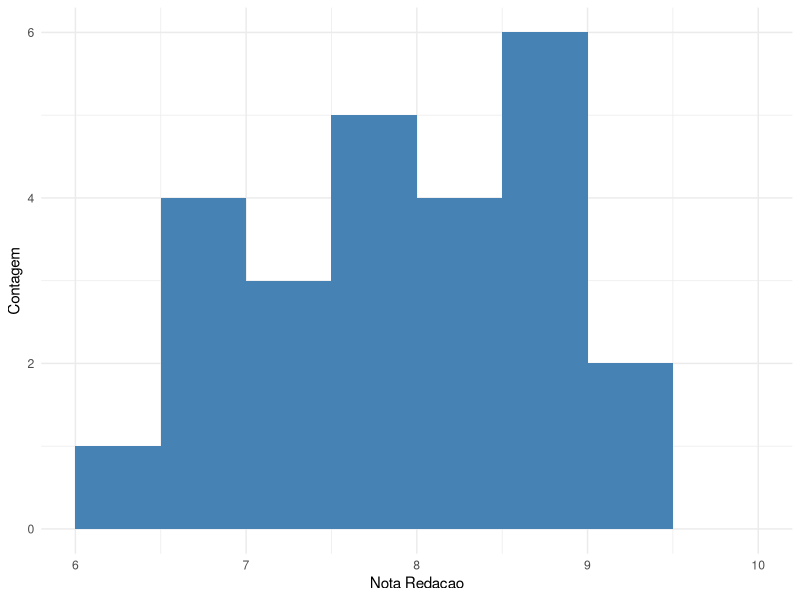
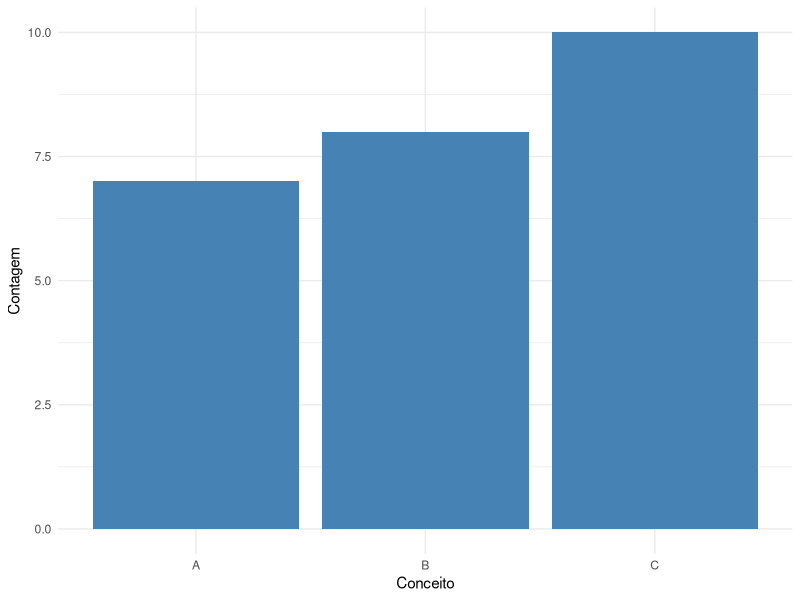
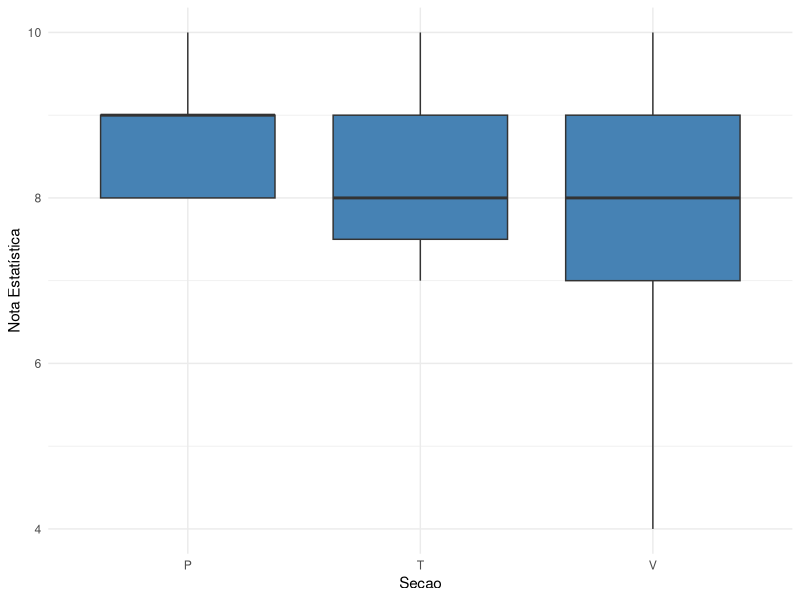
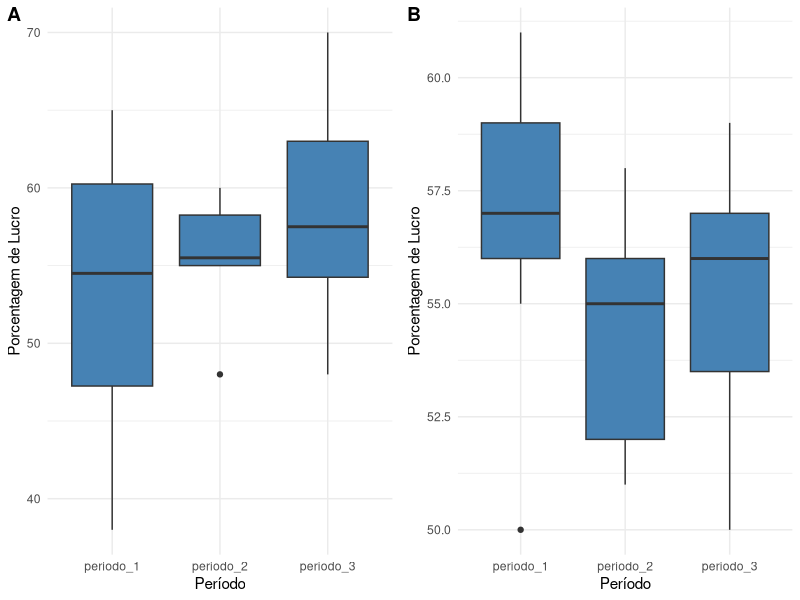
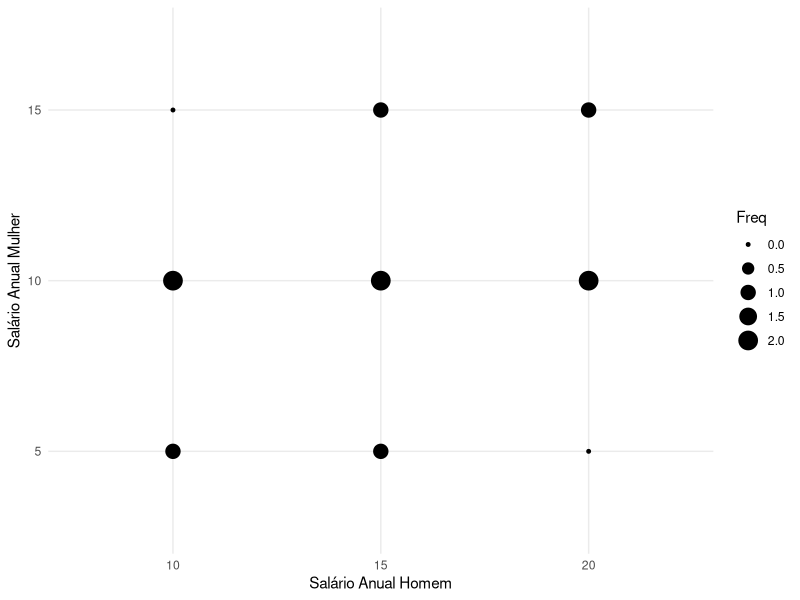
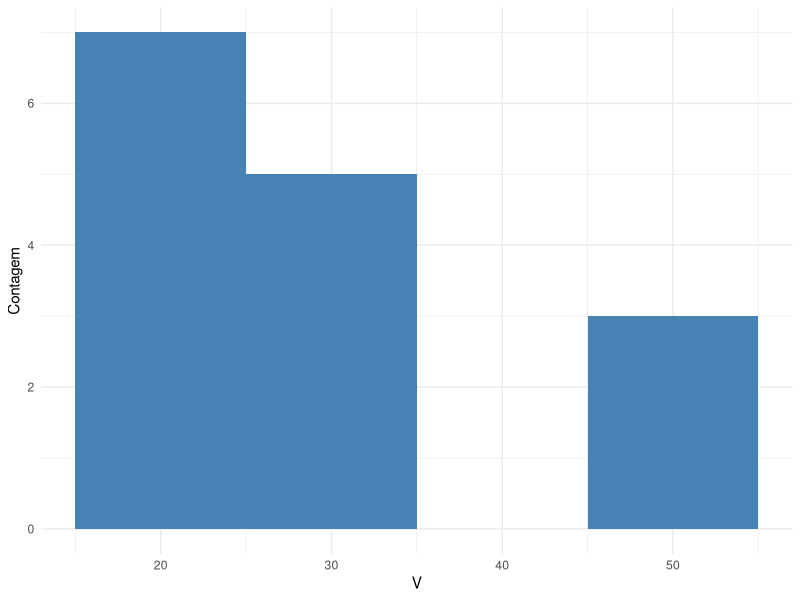
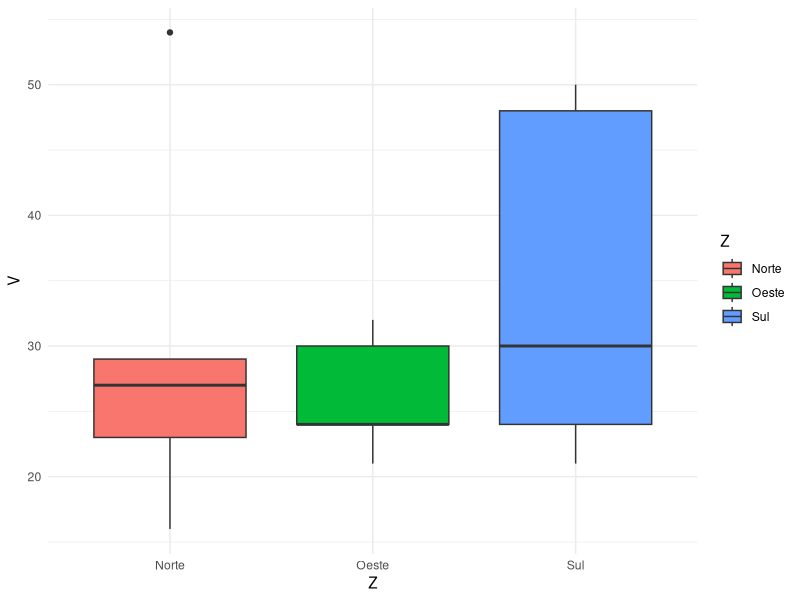

Write the R code that produced these figures, in order.
## ---- chunk 1
knitr::opts_chunk$set(echo = TRUE)
library("ggplot2")
library("reshape")
library("ggpubr")
## ---- chunk 2
matrizDeDados <- t(matrix(c(1,"P" ,8.0, 9.0, 8.6, 9.0, "B" ,"A" ,9.0 ,8.5,
2, "P", 8.0, 9.0 ,7.0 ,9.0 ,"B" ,"C" ,6.5 ,8.0,
3, "P", 8.0 ,9.0 ,8.0 ,8.0 ,"D" ,"B" ,9.0 ,8.5,
4, "P", 6.0 ,9.0 ,8.6 ,8.0 ,"D" ,"C" ,6.0 ,8.5,
5, "P", 8.0 ,9.0 ,8.0 ,9.0 ,"A" ,"A" ,6.5 ,9.0,
6, "P", 8.0 ,9.0 ,8.5 ,10.0 ,"B" ,"A" ,6.5 ,9.5,
7, "P", 8.0 ,9.0 ,8.2 ,8.0 ,"D" ,"C" ,9.0 ,7.0,
8, "T", 10.0 ,9.0 ,7.5 ,8.0 ,"B" ,"C" ,6.0 ,8.5,
9, "T", 8.0 ,9.0 ,9.4 ,9.0 ,"B" ,"B" ,10.0 ,8.0,
10, "T", 10.0 ,9.0 ,7.9 ,8.0 ,"B" ,"C" ,9.0 ,7.5,
11, "T", 8.0 ,9.0 ,8.6 ,10.0 ,"C" ,"B" ,10.0 ,8.5,
12, "T", 8.0 ,9.0 ,8.3 ,7.0 ,"D" ,"B" ,6.5 ,8.0,
13, "T", 6.0 ,9.0 ,7.0 ,7.0 ,"B" ,"C" ,6.0 ,8.5,
14, "T", 10.0 ,9.0 ,8.6 ,9.0 ,"A" ,"B" ,10.0 ,7.5,
15, "V", 8.0 ,9.0 ,8.6 ,9.0 ,"C" ,"B" ,10.0 ,7.0,
16, "V", 8.0 ,9.0 ,9.5 ,7.0 ,"A" ,"A" ,9.0 ,7.5,
17, "V", 8.0 ,9.0 ,6.3 ,8.0 ,"D" ,"C" ,10.0 ,7.5,
18, "V", 6.0 ,9.0 ,7.6 ,9.0 ,"C" ,"C" ,6.0 ,8.5,
19, "V", 6.0 ,9.0 ,6.8 ,4.0 ,"D" ,"C" ,6.0 ,9.5,
20, "V", 6.0 ,9.0 ,7.5 ,7.0 ,"C" ,"B" ,6.0 ,8.5,
21, "V", 8.0 ,9.0 ,7.7 ,7.0 ,"D" ,"B" ,6.5 ,8.0,
22, "V", 6.0 ,9.0 ,8.7 ,8.0 ,"C" ,"A" ,6.0 ,9.0,
23, "V", 8.0 ,9.0 ,7.3 ,10.0 ,"C" ,"C" ,9.0 ,7.0,
24, "V", 8.0 ,9.0 ,8.5 ,9.0 ,"A" ,"A" ,6.5 ,9.0,
25, "V", 8.0 ,9.0 ,7.0 ,9.0 ,"B" ,"A" ,9.0 ,8.5),nrow=10,ncol=25))
colnames(matrizDeDados) <- c("Func","Secao","Administr","Direito","Redacao","Estatist","Ingles","Metodologia","Politica","Economia")
data.ex9 <- data.frame(matrizDeDados)
data.ex9
## ---- chunk 3
data.ex9$Redacao <- as.numeric(paste(data.ex9$Redacao))
ggplot(data.ex9,aes(x=Redacao)) + geom_histogram(identity=TRUE,fill="steelblue",breaks=seq(6,10,0.5)) + theme_minimal() + xlab("Nota Redacao") + ylab("Contagem")
## ---- chunk 4
data.ex9d <- table(paste(data.ex9$Metodologia))
data.ex9d
## ---- chunk 5
ggplot(data.frame(data.ex9d), aes(x=Var1,y=Freq)) + geom_bar(stat='identity',fill="steelblue") + theme_minimal() + xlab("Conceito") + ylab("Contagem")
## ---- chunk 6
library(ggplot2)
newData.ex9 <- data.ex9
newData.ex9$Estatist <- as.numeric(paste(newData.ex9$Estatist))
ggplot(newData.ex9,aes(x=Secao,y=Estatist)) + geom_boxplot(fill="steelblue") + ylab("Nota Estatística") + theme_minimal()
## ---- chunk 7

corretora.A <- data.frame(periodo_1 = c(45, 62, 38, 55, 54, 65), periodo_2 = c(60, 55, 48, 56, 59, 55), periodo_3 = c(54, 70, 64, 55, 48, 60))
quant <- c(0.25,0.5,0.75)

corretora.A

## ---- chunk 8

corretora.B <- data.frame(periodo_1 = c(57, 50, 59, 61, 57, 55, 59), periodo_2 = c(55, 52, 55, 52, 57, 58, 51), periodo_3 = c(58, 59, 56, 53, 50, 54, 56))

corretora.B

## ---- chunk 9

quant.A <- data.frame(periodo_1.A = quantile(corretora.A$periodo_1, probs = quant), periodo_2.A = quantile(corretora.A$periodo_2, probs = quant), periodo_3.A = quantile(corretora.A$periodo_3, probs = quant))

quant.B <- data.frame(periodo_1.B = quantile(corretora.B$periodo_1, probs = quant), periodo_2.B = quantile(corretora.B$periodo_2, probs = quant), periodo_3.B = quantile(corretora.B$periodo_3, probs = quant))

quants = cbind(quant.A,quant.B)
quants
## ---- chunk 10
data.A <- c(corretora.A$periodo_1,corretora.A$periodo_2,corretora.A$periodo_3)
varX.A <- var(data.A)*(length(data.A)-1)/length(data.A)

data.B <- c(corretora.B$periodo_1,corretora.B$periodo_2,corretora.B$periodo_3)
varX.B <- var(data.B)*(length(data.B)-1)/length(data.B)

Fvalue <- varX.A/varX.B
Fvalue
## ---- chunk 11
#ggplot(dados37,aes(x=regiao,y=total)) + geom_boxplot() + scale_y_continuous(labels = scales::comma)
newCorretora.A <- data.frame(melt(corretora.A))
grafico.A <- ggplot(newCorretora.A,aes(x=variable,y=value)) + geom_boxplot(fill="steelblue") + xlab("Período") + ylab("Porcentagem de Lucro") + theme_minimal()
newCorretora.B <- data.frame(melt(corretora.B))
grafico.B <- ggplot(newCorretora.B,aes(x=variable,y=value)) + geom_boxplot(fill="steelblue") + xlab("Período") + ylab("Porcentagem de Lucro") + theme_minimal()
graficoEx30 <- ggarrange(grafico.A, grafico.B, labels = c("A", "B", "C"), ncol = 2, nrow = 1)
graficoEx30
## ---- chunk 12
n.A <- length(data.A)
n.B <- length(data.B)
x.A <- mean(data.A)
x.B <- mean(data.B)
S2 <- ((n.A-1)*varX.A+(n.B-1)*varX.B)/(n.A+n.B-2)
t <- (x.A-x.B)/(S2*(1/n.A+1/n.B)^(1/2))
t
## ---- chunk 13
invest <- data.frame(cidade = c("A","B","C","D","E","F","G","H","I","J"), investimento = c(20,16,14,8,19,15,14,16,19,18))
invest
## ---- chunk 14
medIni <- mean(invest$investimento)
desvPad <- sum((invest$investimento-medIni)^2/(length(invest$investimento)))^(1/2)
newInvest <- invest[(invest$investimento>medIni-2*desvPad),]
newInvest <- newInvest[(newInvest$investimento<medIni+2*desvPad),]
medFin <- mean(newInvest$investimento)
medFin
## ---- chunk 15
data.ex9$Estatist <- as.numeric(paste(data.ex9$Estatist))
media.ex38b <- mean(data.ex9$Estatist)
desvpad.ex38b <- (((length(data.ex9$Estatist)-1)/length(data.ex9$Estatist))*var(data.ex9$Estatist))^(1/2)
z.ex38 <- (data.ex9$Estatist-media.ex38b)/desvpad.ex38b
z.ex38
## ---- chunk 16
media.ex38c <- mean(z.ex38)
desvpad.ex38c <- (((length(z.ex38)-1)/length(z.ex38))*var(z.ex38))^(1/2)
data.ex38c <- c(media.ex38c,desvpad.ex38c)
names(data.ex38c) <- c("Média","Desvio Padrão")
data.ex38c
## ---- chunk 17
data.outlier38 <- c(z.ex38[z.ex38 < (-2)],z.ex38[z.ex38 > (2)])
data.outlier38
## ---- chunk 18
data.ex38e <- data.ex9
data.ex38e$Direito <- as.numeric(paste(data.ex38e$Direito))
data.ex38e$Direito <- (data.ex38e$Direito - mean(data.ex38e$Direito))
#data.ex38e$Direito <- data.ex38e$Direito/(((length(data.ex38e$Direito)-1)/length(data.ex38e$Direito))*var(data.ex38e$Direito))^(1/2)

data.ex38e$Politica <- as.numeric(paste(data.ex38e$Politica))
data.ex38e$Politica <- (data.ex38e$Politica - mean(data.ex38e$Politica))
data.ex38e$Politica <- data.ex38e$Politica/(((length(data.ex38e$Politica)-1)/length(data.ex38e$Politica))*var(data.ex38e$Politica))^(1/2)

notaPadDir <- data.ex38e$Direito[1]
notaPadEst <- z.ex38[1]
notaPadPol <- data.ex38e$Politica[1]
notas <- c(notaPadDir,notaPadEst,notaPadPol)
names(notas) <- c("Direito","Estatística","Política")
notas
## ---- chunk 19
data.ex19 <- matrix(c(30,60,90,35,25,60,35,15,50,100,100,200),nrow = 3, ncol = 4)
colnames(data.ex19) <- c("Urbano","Suburbano","Rural","Total")
rownames(data.ex19) <- c("A favor","Contra","Total")
data.ex19
## ---- chunk 20
data.ex19per <- data.ex19
for(i in 1:ncol(data.ex19)){
  data.ex19per[,i] <- data.ex19[,i]/sum(data.ex19[1:2,i])
}
data.ex19per
## ---- chunk 21
chisquare <- chisq.test(data.ex19[1:2,1:3])$statistic
C.ex19 <- (chisquare/(chisquare+data.ex19[3,4]))^(1/2)
names(C.ex19) <- "C"
C.ex19
## ---- chunk 22
data.ex20 <- matrix(c(5,92,141,231,51,48),nrow = 2, ncol = 3)
colnames(data.ex20) <- c("Costeira","Fluvial","Internacional")
rownames(data.ex20) <- c("Estatal","Particular")
data.ex20
## ---- chunk 23
chisquare <- chisq.test(data.ex20[1:2,1:3])$statistic
C.ex20 <- (chisquare/(chisquare+sum(data.ex20)))^(1/2)
names(C.ex20) <- "C"
C.ex20
## ---- chunk 24
data.ex22 <- matrix(c(200,200,220,280,380,720),nrow=2,ncol=3)
colnames(data.ex22) <- c("Alta","Média","Baixa")
rownames(data.ex22) <- c("Sim","Não")
data.ex22
## ---- chunk 25
data.ex22b <- cbind(data.ex22,rowSums(data.ex22))
data.ex22b <- rbind(data.ex22b,colSums(data.ex22b))
for(i in 1:4){ data.ex22b[,i] <- data.ex22b[,i]/data.ex22b[3,i]}
round(data.ex22b,2)
## ---- chunk 26
chisquare <- chisq.test(data.ex22[1:2,1:3])$statistic
C.ex22 <- (chisquare/(chisquare+sum(data.ex22)))^(1/2)
names(C.ex22) <- "C"
C.ex22
## ---- chunk 27
dataMod.ex22 <- data.ex22
dataMod.ex22[,1] <- c(160,240)
chisquare <- chisq.test(dataMod.ex22[1:2,1:3])$statistic
C.exMod22 <- (chisquare/(chisquare+sum(dataMod.ex22)))^(1/2)
names(C.exMod22) <- "C"
C.exMod22
## ---- chunk 28
data.ex29 <- data.frame("Homem" = c(10, 10, 10, 15, 15, 15, 15, 20, 20, 20), "Mulher" = c(5, 10, 10, 5, 10, 10, 15, 10, 10, 15))
data.ex29
## ---- chunk 29
salMedHom <- mean(data.ex29$Homem)
salDesvPadHom <- (((length(data.ex29$Homem)-1)/length(data.ex29$Homem))*var(data.ex29$Homem))^(1/2)
data.ex29.a <- c(salMedHom,salDesvPadHom)
names(data.ex29.a) <- c("Salário anual médio","Desvio padrão")
data.ex29.a
## ---- chunk 30
salMedMul <- mean(data.ex29$Mulher)
salDesvPadMul <- (((length(data.ex29$Mulher)-1)/length(data.ex29$Mulher))*var(data.ex29$Mulher))^(1/2)
data.ex29.b <- c(salMedMul,salDesvPadMul)
names(data.ex29.b) <- c("Salário anual médio","Desvio padrão")
data.ex29.b
## ---- chunk 31
ggplot(data.frame(table(data.ex29$Homem,data.ex29$Mulher)),aes(x=Var1,y=Var2,size=Freq)) + geom_point(fill="steelblue") + theme_minimal() + xlab("Salário Anual Homem") + ylab("Salário Anual Mulher")
## ---- chunk 32
correlation.ex29 <- sum((data.ex29$Homem-salMedHom)*(data.ex29$Mulher-salMedMul))/(length(data.ex29$Homem)*salDesvPadHom*salDesvPadMul)
correlation.ex29
## ---- chunk 33
salMedFam <- mean(data.ex29$Homem+data.ex29$Mulher)
salDesvPadFam <- ((length(data.ex29$Mulher)-1)/length(data.ex29$Mulher))*var(data.ex29$Homem+data.ex29$Mulher)
data.ex29.e <- c(salMedFam,salDesvPadFam)
names(data.ex29.e) <- c("Salário anual médio","Variância")
data.ex29.e
## ---- chunk 34
salMedFamDes <- mean(0.92*data.ex29$Homem+0.94*data.ex29$Mulher)
salDesvPadFamDes <- ((length(data.ex29$Mulher)-1)/length(data.ex29$Mulher))*var(0.92*data.ex29$Homem+0.94*data.ex29$Mulher)
data.ex29.f <- c(salMedFamDes,salDesvPadFamDes)
names(data.ex29.f) <- c("Salário anual médio","Variância")
data.ex29.f
## ---- chunk 35
data.ex30 <- data.frame("Vendedor" = 1:15,
                        "T" = c(8,9,7,8,6,8,5,5,6,7,4,7,3,5,3),
                        "E" = c(5,2,2,1,4,4,3,3,1,3,4,2,3,1,2),
                        "G" = c("Bom","Bom","Mau","Mau","Bom","Bom","Bom","Bom","Mau","Mau","Bom","Mau","Mau","Mau","Bom"),
                        "V" = c(54,50,48,32,30,30,29,27,24,24,24,23,21,21,16),
                        "Z" = c("Norte","Sul","Sul","Oeste","Sul","Oeste","Norte","Norte","Oeste","Oeste","Sul","Norte","Sul","Oeste","Norte"))
data.ex30
## ---- chunk 36
ggplot(data.ex30,aes(x=V)) + geom_histogram(fill='steelblue',breaks=seq(15,max(data.ex30$V)+10,10)) + theme_minimal() + ylab("Contagem")
## ---- chunk 37
data.ex30b <- c(mean(data.ex30$V),(((length(data.ex30$V)-1)/length(data.ex30$V))*var(data.ex30$V))^(1/2))
names(data.ex30b) <- c("Média","Desvio Padrão")
data.ex30b
## ---- chunk 38
data.ex30$V[data.ex30$V>(data.ex30b[1]+2*data.ex30b[2])]
## ---- chunk 39
quantile(data.ex30$V,0.25)
## ---- chunk 40
ggplot(data.ex30,aes(x=Z,y=V,fill=Z)) + geom_boxplot() + theme_minimal()
## ---- chunk 41
matriz.ex30f <- matrix(nrow = 2,ncol = 3)
colnames(matriz.ex30f) <- c("Norte","Sul","Oeste")
rownames(matriz.ex30f) <- c("Bom","Mau")
matriz.ex30f[1,1] <- sum(data.ex30$G[data.ex30$Z == "Norte"]=="Bom")
matriz.ex30f[2,1] <- sum(data.ex30$G[data.ex30$Z == "Norte"]=="Mau")
matriz.ex30f[1,2] <- sum(data.ex30$G[data.ex30$Z == "Sul"]=="Bom")
matriz.ex30f[2,2] <- sum(data.ex30$G[data.ex30$Z == "Sul"]=="Mau")
matriz.ex30f[1,3] <- sum(data.ex30$G[data.ex30$Z == "Oeste"]=="Bom")
matriz.ex30f[2,3] <- sum(data.ex30$G[data.ex30$Z == "Oeste"]=="Mau")
chisquare.ex30f <- chisq.test(matriz.ex30f[1:2,1:3])$statistic
C.ex30f <- (chisquare/(chisquare+sum(matriz.ex30f)))^(1/2)
names(C.ex30f) <- "C"
C.ex30f
## ---- chunk 42
#Realizando o teste do R^2 para cada associação
varp <- function(x) {return(((length(x)-1)/length(x))*var(x))}

#Entre gerente e resultado do teste
varAmo.1 <- varp(data.ex30$T)
varMed.1 <- (sum(data.ex30$G=="Bom")*varp(data.ex30$T[data.ex30$G=="Bom"])+sum(data.ex30$G=="Mau")*varp(data.ex30$T[data.ex30$G=="Mau"]))/(length(data.ex30$G[data.ex30$G=="Bom"])+length(data.ex30$G[data.ex30$G=="Mau"]))
R2.1 <- 1 - varMed.1/varAmo.1
R2.1
## ---- chunk 43
#Entre zona e vendas
varAmo.2 <- varp(data.ex30$V)
varMed.2 <- ((sum(data.ex30$Z=="Norte")*varp(data.ex30$V[data.ex30$Z=="Norte"]))+(sum(data.ex30$Z=="Oeste")*varp(data.ex30$V[data.ex30$Z=="Oeste"]))+(sum(data.ex30$Z=="Sul")*varp(data.ex30$V[data.ex30$Z=="Sul"])))/(sum(data.ex30$Z=="Norte")+sum(data.ex30$Z=="Oeste")+sum(data.ex30$Z=="Sul"))
R2.2 <- 1 - varMed.2/varAmo.2
R2.2
